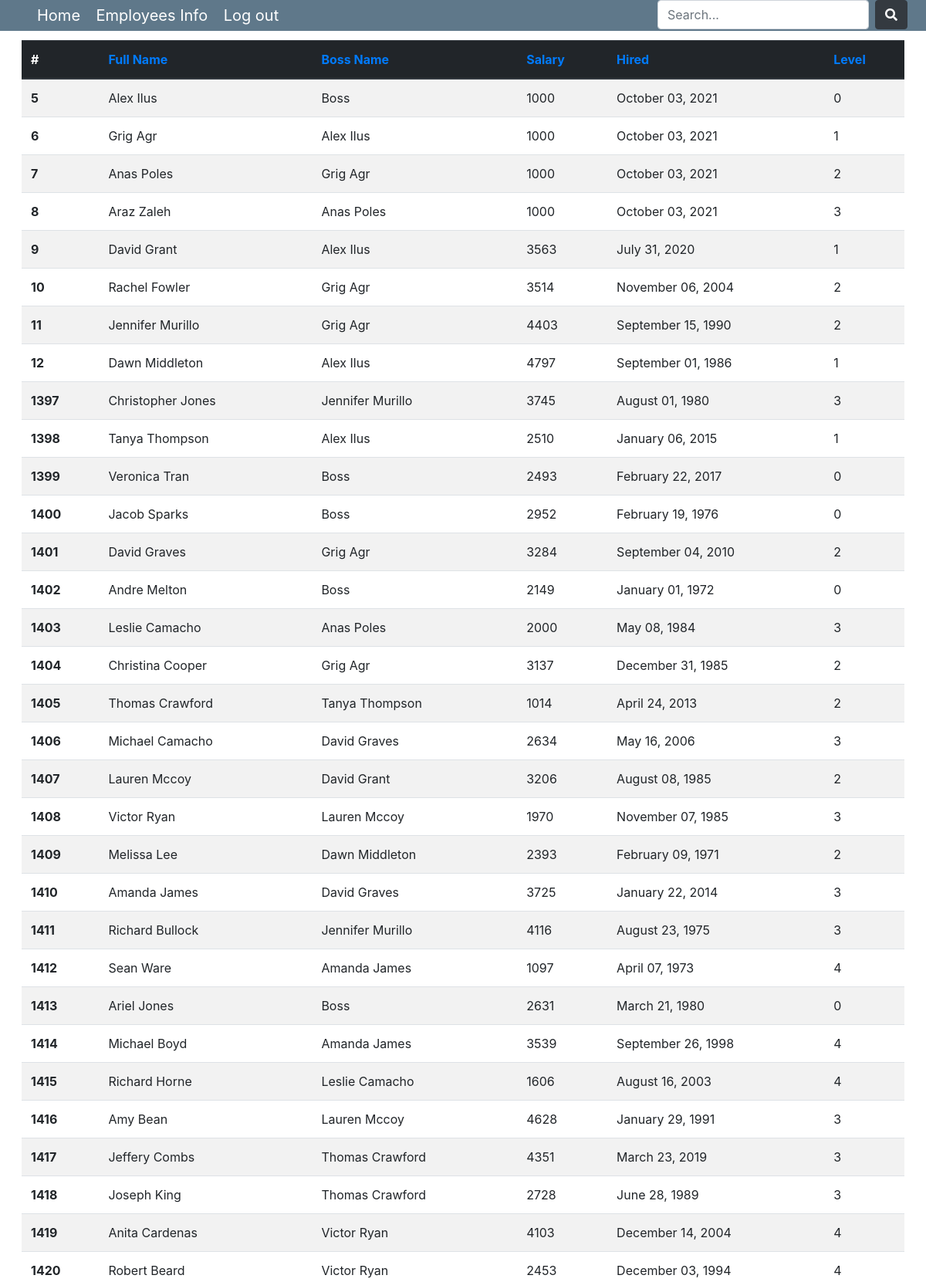
Screenshot of /employees/ (signed in, upper part) with the database file from the repository.
### employee/models.py (models this page shows, shortened)
class EmployeeTree(MPTTModel):
    class Meta():
        db_table = 'employee_tree'
        verbose_name = 'Сотрудник'
        verbose_name_plural = 'Сотрудники'
    full_name = models.CharField(max_length=150)
    level = models.IntegerField()
    hired_at = models.DateField()
    salary = models.IntegerField()
    parent = TreeForeignKey('self', null=True, blank=True, related_name='children', on_delete=models.CASCADE) # надо поменять CASCADE и подумать как реализовать отвязку от родителя.
    class MPTTMeta:
        order_insertion_by = ['full_name']

### employee/views.py (the view)
# urls.py: path('employees/', EmployeesListView.as_view(), name="employees-detail"),
class EmployeesListView(LoginRequiredMixin, ListView):
    model = EmployeeTree
    template_name = "employee/employees.html"  # <app>/<model>_<viewtype>.html
    context_object_name = "employees"
    def get(self, request, *args, **kwargs):
        if request.is_ajax():
            data = serializers.serialize('json', self.get_queryset(),
                                         fields=['full_name', 'parent', 'salary', 'hired_at', 'level'])
            print(data)
            return HttpResponse(data, content_type='application/json')
        else:
            return super().get(self, request, *args, **kwargs)
    def get_ordering(self):
        self.ordering = self.request.GET.get('order_by')
        return self.ordering
    def get_queryset(self):
        if self.request.GET.get('s'):
            search = self.request.GET.get('s')
            if search.isdigit():
                return super().get_queryset().filter(Q(pk=search) | Q(level=search) | Q(salary=search))
            elif search.isalpha() or ''.join(search.split()).isalpha():  # Либо введено имя/фамилия, либо и то и то
                return super().get_queryset().filter(full_name__icontains=search)
            else:  # Сюда попадаем если search содержит знаки
                try:
                    date = parse(search).date()
                    return super().get_queryset().filter(hired_at=date)
                except dateutil.parser.ParserError:
                    return None
        else:
            return super().get_queryset()

### employee/templates/employee/employees.html (shortened to what this page needs)
<!DOCTYPE html>
<html lang="en">
<head>
    {% load static %}
    <link rel="stylesheet" type="text/css" href="{% static 'employee/style.css' %}">
    <link rel="stylesheet" type="text/css" href="{% static 'employee/main.css' %}">
    <link rel="stylesheet" href="https://maxcdn.bootstrapcdn.com/bootstrap/4.0.0/css/bootstrap.min.css"
>
    <link rel="stylesheet" type="text/css"
          href="https://cdnjs.cloudflare.com/ajax/libs/font-awesome/5.15.4/css/all.min.css">
</head>
<body>
{% include 'inc/_nav.html' %}
<table class="table table-striped mt-4">
    <thead class="thead-dark">
    <tr>
        <th scope="col">#</th>
        <th scope="col"><a href="?order_by=full_name">Full Name</a></th>
        <th scope="col"><a href="?order_by=parent">Boss Name</a></th>
        <th scope="col"><a href="?order_by=-salary">Salary</a></th>
        <th scope="col"><a href="?order_by=hired_at">Hired</a></th>
        <th scope="col"><a href="?order_by=level">Level</a></th>
    </tr>
    </thead>
    <tbody>
    {% for employee in employees %}
    <tr>
        <th scope="row">{{employee.id}}</th>
        <td>{{ employee.full_name }}</td>
        {% if employee.parent %}
        <td>{{ employee.parent.full_name }}</td>
        {% else %}
        <td>Boss</td>
        {% endif %}
        <td>{{ employee.salary }}</td>
        <td>{{ employee.hired_at|date:"F d, Y" }}</td>
        <td>{{ employee.level }}</td>
    </tr>
    {% endfor %}
    </tbody>
</table>
</body>
</html>

### static/employee/style.css (style rules this page uses)
html { margin: 0; padding: 0; }
body { font-size: 100%; margin: 0; padding: 1.75em; font-family: 'Helvetica Neue', Arial, sans-serif; }
a { color: #2996cc; }

### static/employee/main.css (style rules this page uses)
body { background: #fafafa; color: #333333; margin-top: 5rem; }

### rows the page displays
EmployeeTree: id "5", full_name "Alex Ilus", shows "Boss", salary "1000", hired_at "October 03, 2021", level "0"
EmployeeTree: id "6", full_name "Grig Agr", parent.full_name "Alex Ilus", salary "1000", hired_at "October 03, 2021", level "1"
EmployeeTree: id "7", full_name "Anas Poles", parent.full_name "Grig Agr", salary "1000", hired_at "October 03, 2021", level "2"
EmployeeTree: id "8", full_name "Araz Zaleh", parent.full_name "Anas Poles", salary "1000", hired_at "October 03, 2021", level "3"
EmployeeTree: id "9", full_name "David Grant", parent.full_name "Alex Ilus", salary "3563", hired_at "July 31, 2020", level "1"
EmployeeTree: id "10", full_name "Rachel Fowler", parent.full_name "Grig Agr", salary "3514", hired_at "November 06, 2004", level "2"
EmployeeTree: id "11", full_name "Jennifer Murillo", parent.full_name "Grig Agr", salary "4403", hired_at "September 15, 1990", level "2"
EmployeeTree: id "12", full_name "Dawn Middleton", parent.full_name "Alex Ilus", salary "4797", hired_at "September 01, 1986", level "1"
EmployeeTree: id "1397", full_name "Christopher Jones", parent.full_name "Jennifer Murillo", salary "3745", hired_at "August 01, 1980", level "3"
EmployeeTree: id "1398", full_name "Tanya Thompson", parent.full_name "Alex Ilus", salary "2510", hired_at "January 06, 2015", level "1"
EmployeeTree: id "1399", full_name "Veronica Tran", shows "Boss", salary "2493", hired_at "February 22, 2017", level "0"
EmployeeTree: id "1400", full_name "Jacob Sparks", shows "Boss", salary "2952", hired_at "February 19, 1976", level "0"
EmployeeTree: id "1401", full_name "David Graves", parent.full_name "Grig Agr", salary "3284", hired_at "September 04, 2010", level "2"
EmployeeTree: id "1402", full_name "Andre Melton", shows "Boss", salary "2149", hired_at "January 01, 1972", level "0"
EmployeeTree: id "1403", full_name "Leslie Camacho", parent.full_name "Anas Poles", salary "2000", hired_at "May 08, 1984", level "3"
EmployeeTree: id "1404", full_name "Christina Cooper", parent.full_name "Grig Agr", salary "3137", hired_at "December 31, 1985", level "2"
EmployeeTree: id "1405", full_name "Thomas Crawford", parent.full_name "Tanya Thompson", salary "1014", hired_at "April 24, 2013", level "2"
EmployeeTree: id "1406", full_name "Michael Camacho", parent.full_name "David Graves", salary "2634", hired_at "May 16, 2006", level "3"
EmployeeTree: id "1407", full_name "Lauren Mccoy", parent.full_name "David Grant", salary "3206", hired_at "August 08, 1985", level "2"
EmployeeTree: id "1408", full_name "Victor Ryan", parent.full_name "Lauren Mccoy", salary "1970", hired_at "November 07, 1985", level "3"
EmployeeTree: id "1409", full_name "Melissa Lee", parent.full_name "Dawn Middleton", salary "2393", hired_at "February 09, 1971", level "2"
EmployeeTree: id "1410", full_name "Amanda James", parent.full_name "David Graves", salary "3725", hired_at "January 22, 2014", level "3"
EmployeeTree: id "1411", full_name "Richard Bullock", parent.full_name "Jennifer Murillo", salary "4116", hired_at "August 23, 1975", level "3"
EmployeeTree: id "1412", full_name "Sean Ware", parent.full_name "Amanda James", salary "1097", hired_at "April 07, 1973", level "4"
EmployeeTree: id "1413", full_name "Ariel Jones", shows "Boss", salary "2631", hired_at "March 21, 1980", level "0"
EmployeeTree: id "1414", full_name "Michael Boyd", parent.full_name "Amanda James", salary "3539", hired_at "September 26, 1998", level "4"
EmployeeTree: id "1415", full_name "Richard Horne", parent.full_name "Leslie Camacho", salary "1606", hired_at "August 16, 2003", level "4"
EmployeeTree: id "1416", full_name "Amy Bean", parent.full_name "Lauren Mccoy", salary "4628", hired_at "January 29, 1991", level "3"
EmployeeTree: id "1417", full_name "Jeffery Combs", parent.full_name "Thomas Crawford", salary "4351", hired_at "March 23, 2019", level "3"
EmployeeTree: id "1418", full_name "Joseph King", parent.full_name "Thomas Crawford", salary "2728", hired_at "June 28, 1989", level "3"
EmployeeTree: id "1419", full_name "Anita Cardenas", parent.full_name "Victor Ryan", salary "4103", hired_at "December 14, 2004", level "4"
EmployeeTree: id "1420", full_name "Robert Beard", parent.full_name "Victor Ryan", salary "2453", hired_at "December 03, 1994", level "4"
